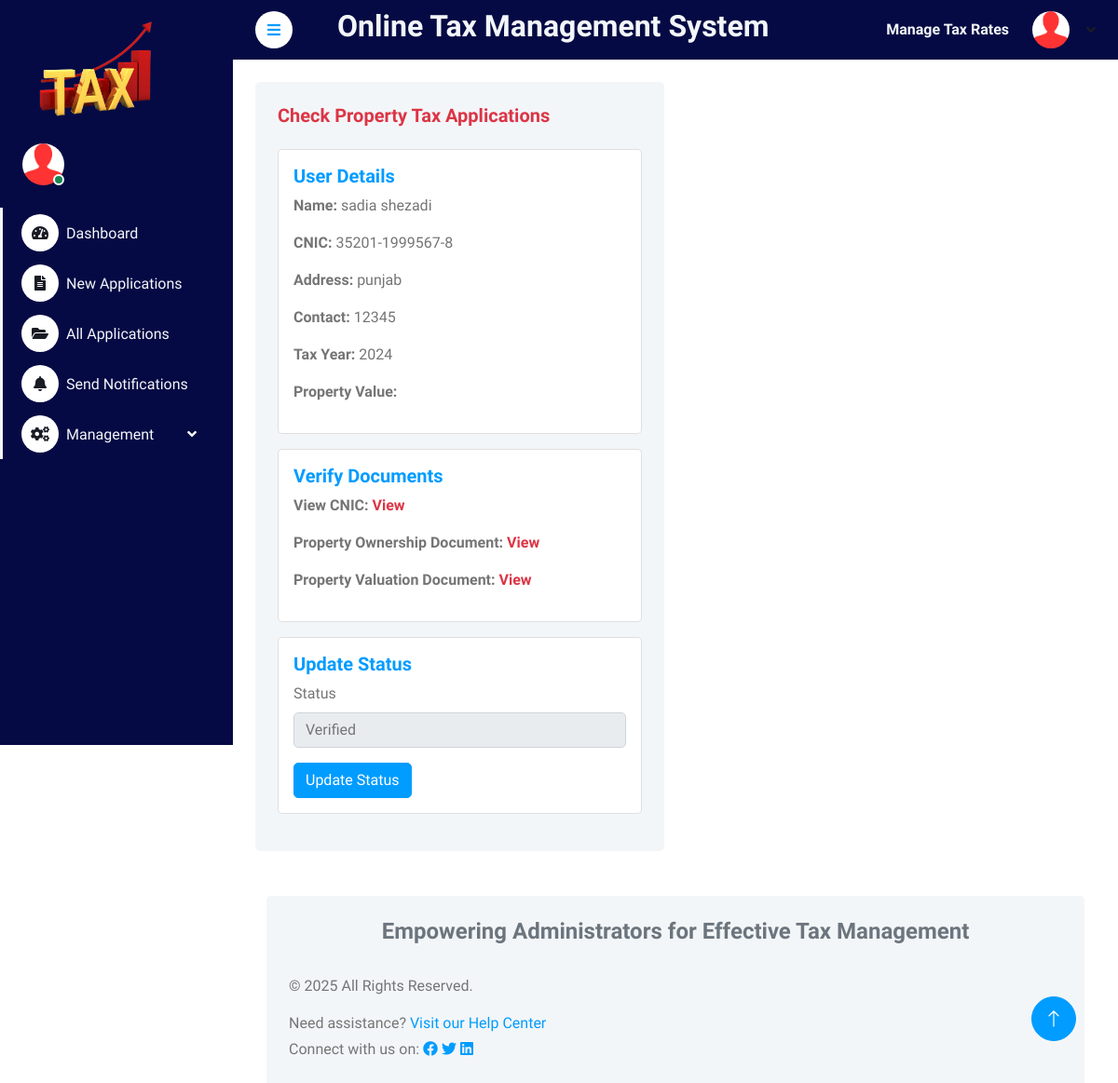
Page /admin/editpropertytax.php?editid=27 (signed in) on the committed database.
### tables this page shows
CREATE TABLE `tblpropertytax` (
  `id` int(11) NOT NULL,
  `UserID` varchar(255) NOT NULL,
  `cnic` varchar(20) NOT NULL,
  `name` varchar(255) NOT NULL,
  `property_type` varchar(100) NOT NULL,
  `market_value` decimal(65,2) DEFAULT NULL,
  `tax_amount` decimal(20,2) DEFAULT NULL,
  `tax_year` year(4) DEFAULT NULL,
  `address` text NOT NULL,
  `contact` varchar(15) NOT NULL,
  `status` varchar(50) NOT NULL,
  `File1` varchar(255) NOT NULL,
  `File2` varchar(255) NOT NULL,
  `File3` varchar(255) NOT NULL,
  `created_at` timestamp NOT NULL DEFAULT current_timestamp()
);

### admin/editpropertytax.php (the view, shortened to what this page needs)
<?php
include('includes/dbconnection.php');
?>
<!DOCTYPE html>
<html lang="en">
<head>
    <link href="https://cdnjs.cloudflare.com/ajax/libs/font-awesome/5.10.0/css/all.min.css" rel="stylesheet">
    <link href="https://cdn.jsdelivr.net/npm/bootstrap-icons@1.4.1/font/bootstrap-icons.css" rel="stylesheet">
    <link href="lib/owlcarousel/assets/owl.carousel.min.css" rel="stylesheet">
    <link href="lib/tempusdominus/css/tempusdominus-bootstrap-4.min.css" rel="stylesheet" />
    <link href="css/bootstrap.min.css" rel="stylesheet">
    <link href="css/style.css" rel="stylesheet">
</head>
<body>
    <div class="container-fluid position-relative bg-white d-flex p-0">
        <?php include_once('includes/sidebar.php'); ?>
        <div class="content">
            <?php include_once('includes/header.php'); ?>
            <div class="container-fluid pt-4 px-4">
                <div class="row g-4">
                    <div class="col-sm-12 col-xl-6">
                        <div class="bg-light rounded h-100 p-4">
                            <h5 class="mb-4 text-danger">Check Property Tax Applications</h5>
                            <?php
                            $eid = $_GET['editid'];
                            $sql = "SELECT * FROM tblpropertytax WHERE ID=:eid";
                            $query = $dbh->prepare($sql);
                            $query->bindParam(':eid', $eid, PDO::PARAM_STR);
                            $query->execute();
                            $results = $query->fetchAll(PDO::FETCH_OBJ);
                            if ($query->rowCount() > 0) {
                                foreach ($results as $row) {
                            ?>
                           <div class="card mb-3">
    <div class="card-body">
        <h5 class="card-title text-primary">User Details</h5>
        <p><strong>Name:</strong> <?php echo htmlentities($row->name); ?></p>
        <p><strong>CNIC:</strong> <?php echo htmlentities($row->cnic); ?></p>
        <p><strong>Address:</strong> <?php echo htmlentities($row->address); ?></p>
        <p><strong>Contact:</strong> <?php echo htmlentities($row->contact); ?></p>
        <p><strong>Tax Year:</strong> <?php echo htmlentities($row->tax_year); ?></p>
        <p><strong>Property Value:</strong> <?php echo htmlentities($row->property_value); ?></p>
    </div>
</div>
<div class="card mb-3">
    <div class="card-body">
        <h5 class="card-title text-primary">Verify Documents</h5>
        <p><strong>View CNIC:</strong> <a href="../user/folder1/<?php echo $row->File1; ?>" target="_blank" class="text-danger"><strong>View</strong></a></p>
        <p><strong>Property Ownership Document:</strong> <a href="../user/folder2/<?php echo $row->File2; ?>" target="_blank" class="text-danger"><strong>View</strong></a></p>
        <p><strong>Property Valuation Document:</strong> <a href="../user/folder3/<?php echo $row->File3; ?>" target="_blank" class="text-danger"><strong>View</strong></a></p>
    </div>
</div>
<div class="card mb-3">
    <div class="card-body">
        <h5 class="card-title text-primary">Update Status</h5>
        <form method="post">
            <div class="mb-3">
                <label for="status" class="form-label">Status</label>
                <select class="form-control" name="status" required='true'>
                    <option value="verified" <?php if($row->status == 'verified') echo 'selected'; ?>>Verified</option>
                </select>
            </div>
            <button type="submit" name="submit" class="btn btn-primary">Update Status</button>
        </form>
                            <?php }} ?>
                        </div>
                    </div>
                </div>
            </div>
            <?php include_once('includes/footer.php'); ?>
        </div>
        <?php include_once('includes/back-totop.php'); ?>
    </div>
</body>
</html>

### admin/css/style.css (style rules this page uses)
:root { --primary: #009CFF; --light: #F3F6F9; --dark: #191C24; }
.btn { transition: .5s; }
.btn.btn-primary { color: #FFFFFF; }
.content { margin-left: 250px; min-height: 100vh; background: #FFFFFF; transition: 0.5s; }
@media (min-width: 992px) { .content { width: calc(100% - 250px); } }

### rows in the picture
tblpropertytax: name "sadia shezadi", cnic "35201-1999567-8", address "punjab", contact "12345", tax_year "2024", status "Verified"
